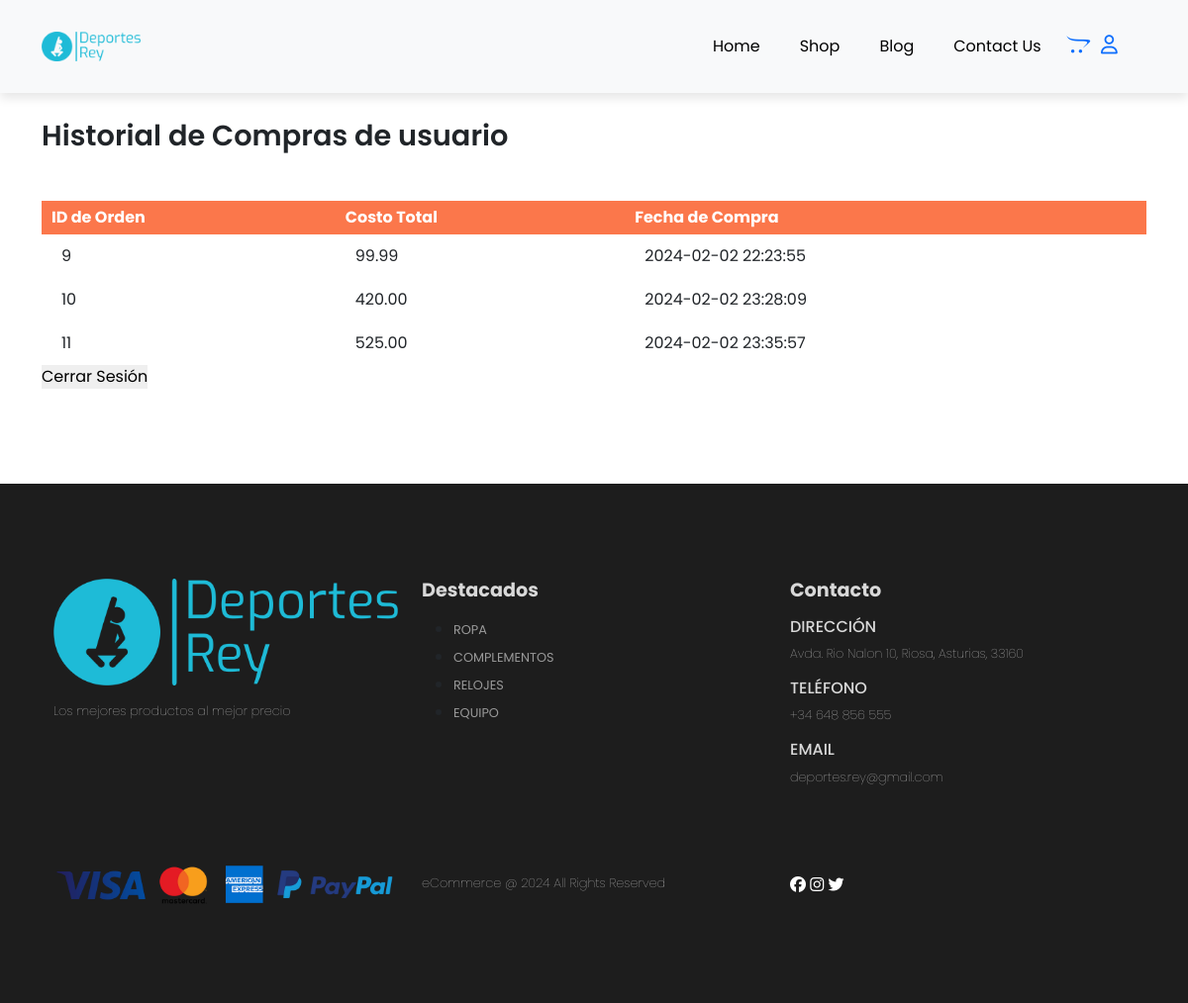
The page /usuario.php (signed in) on the database its author committed.
### tables this page shows
CREATE TABLE `orders` (
  `order_id` int(11) NOT NULL,
  `order_cost` decimal(6,2) NOT NULL,
  `user_id` int(11) NOT NULL,
  `order_date` datetime NOT NULL DEFAULT current_timestamp()
);

### usuario.php (the view, shortened to what this page needs)
<?php
include('server/connection.php');
$user_id = $_SESSION['user_id'];
$query = "SELECT * FROM orders WHERE user_id = '$user_id'";
$result = mysqli_query($conn, $query);
?>
<!DOCTYPE html>
<html lang="en">
<head>
    <link href="https://cdn.jsdelivr.net/npm/bootstrap@5.3.2/dist/css/bootstrap.min.css" rel="stylesheet">
    <link rel="stylesheet" type="text/css" media="screen" href="assets/css/style.css">
    <link rel="stylesheet" href="https://cdnjs.cloudflare.com/ajax/libs/font-awesome/6.5.1/css/all.min.css">
</head>
<body>
<nav class="navbar navbar-expand-lg navbar-light bg-light py-3 fixed-top">
  <div class="container">
    <img id="logo" src="assets/imgs/logo.png">
    <div class="collapse navbar-collapse nav-buttons" id="navbarSupportedContent">
      <ul class="navbar-nav me-auto mb-2 mb-lg-0">
        <li class="nav-item">
          <a class="nav-link" href="index.php">Home</a>
        </li>
        <li class="nav-item">
          <a class="nav-link" href="#">Shop</a>
        </li>
        <li class="nav-item">
          <a class="nav-link" href="#">Blog</a>
        </li>
        <li class="nav-item">
          <a class="nav-link" href="#">Contact Us</a>
        </li>
        <li class="nav-item">
            <a href="./cart.php"><i class="fas fa-brands fa-opencart"></i></a>
            <a href="./usuario.php"><i class="fas fa-user"></i></a>
        </li>
      </ul>
    </div>
  </div>
</nav>
<section class="historial container my-5 py-5">
    <br>
    <h2>Historial de Compras de <?php echo $_SESSION["username"]; ?></h2>
    <table class="mt-5 pt-5">
            <tr>
                <th>ID de Orden</th>
                <th>Costo Total</th>
                <th>Fecha de Compra</th>
        </tr>
        <tbody>
            <?php
                while ($row = mysqli_fetch_assoc($result)) {
                echo '<tr>';
                echo '<td>' . $row['order_id'] . '</td>';
                echo '<td>' . $row['order_cost'] . '</td>';
                echo '<td>' . $row['order_date'] . '</td>';
                echo '</tr>';
                }
            ?>
        </tbody>
    </table>
    <form action="logout.php" method="post">
        <input id="cerrar-sesion" type="submit" value="Cerrar Sesión">
    </form>
</section>
<footer class="mt-5 py-5">
  <div class="row container mx-auto pt-5">
    <div class="footer-one col-lg-4 col-md-8 col-sm-12">
      <img src="assets/imgs/logo.png">
      <p class="pt-3">Los mejores productos al mejor precio</p>
    </div>
    <div class="footer-one col-lg-4 col-md-8 col-sm-12">
      <h5 class="pb-2">Destacados</h5>
      <ul class="text-uppercase">
        <li><a href="#">Ropa</a></li>
        <li><a href="#">Complementos</a></li>
        <li><a href="#">Relojes</a></li>
        <li><a href="#">Equipo</a></li>
      </ul>
    </div>
    <div class="footer-one col-lg-4 col-md-8 col-sm-12">
      <h5 class="pb-2">Contacto</h5>
      <div>
        <h6 class="text-uppercase">Dirección</h6>
        <p>Avda. Rio Nalon 10, Riosa, Asturias, 33160</p>
      </div>
      <div>
        <h6 class="text-uppercase">Teléfono</h6>
        <p>+34 648 856 555</p>
      </div>
      <div>
        <h6 class="text-uppercase">Email</h6>
        <p>deportes.rey@gmail.com</p>
      </div>
    </div>
  </div>
  <div class="copyright mt-5">
    <div class="row container mx-auto">
      <div class="col-lg-4 col-md-8 col-sm-12 mb-4">
        <img id="payments" src="assets/imgs/payments.png">
      </div>
      <div class="col-lg-4 col-md-8 col-sm-12 mb-4 text-nowrap py-4 mb-2">
        <p>eCommerce @ 2024 All Rights Reserved</p>
      </div>
      <div class="col-lg-4 col-md-8 col-sm-12 mb-4 py-4">
        <a href="#"><i class="fab fa-facebook"></i></a>
        <a href="#"><i class="fab fa-instagram"></i></a>
        <a href="#"><i class="fab fa-twitter"></i></a>
      </div>
    </div>
  </div>
</footer>
</body>
</html>

### assets/css/style.css (style rules this page uses)
.nav-buttons { margin-left: 50%; }
* { margin: 0; padding: 0; box-sizing: border-box; }
img { display: block; max-width: 100%; height: auto; }
body { font-family: 'Poppins', sans-serif ; }
h2 { font-size: 1.8rem; font-weight: 600; }
h5 { font-size: 1rem; font-weight: 800; }
h6 { color: #d8d8d8; }
.navbar { font-size: 16px; padding-top: 2rem !important; padding-bottom: 2rem !important; top: 0; left: 0; display: flex; box-shadow: 0 5px 10px rgba(0,0,0,0.1); }
.navbar-light .navbar-nav .nav-link { padding: 0 20px; color: #000; transition: 0.4s ease; }
.navbar i { font-size: 1.2rem; padding: 0 0.7px; transition: 0.4s ease; font-weight: 500; cursor:pointer; margin-left: 5px; }
#logo { width: 100px; height: 30px; }
footer { background-color: #1d1d1d; }
footer h5 { color: #D8D8D8; font-weight: 700; font-size: 1.2rem; }
footer p { color: #D8D8D8; font-weight: 100; font-size: 0.8rem; }
footer li { padding-bottom: 4px; }
footer li a { font-size: 0.8rem; color: #999; text-decoration: none; }
footer .copyright { color: #999; }
footer .copyright a { color: #000; }
footer .copyright .fab { color: white; }
.historial table { width: 100%; border-collapse: collapse; }
.historial th { text-align: left; padding: 5px 10px; color: #fff; background-color: #fb774b; }
.historial td { padding: 10px 20px; }
#cerrar-sesion { border: none; }

### rows shown on the page
orders: order_id "9", order_cost "99.99", order_date "2024-02-02 22:23:55"
orders: order_id "10", order_cost "420.00", order_date "2024-02-02 23:28:09"
orders: order_id "11", order_cost "525.00", order_date "2024-02-02 23:35:57"

### other values the page prints
$_SESSION["username"] "usuario"
